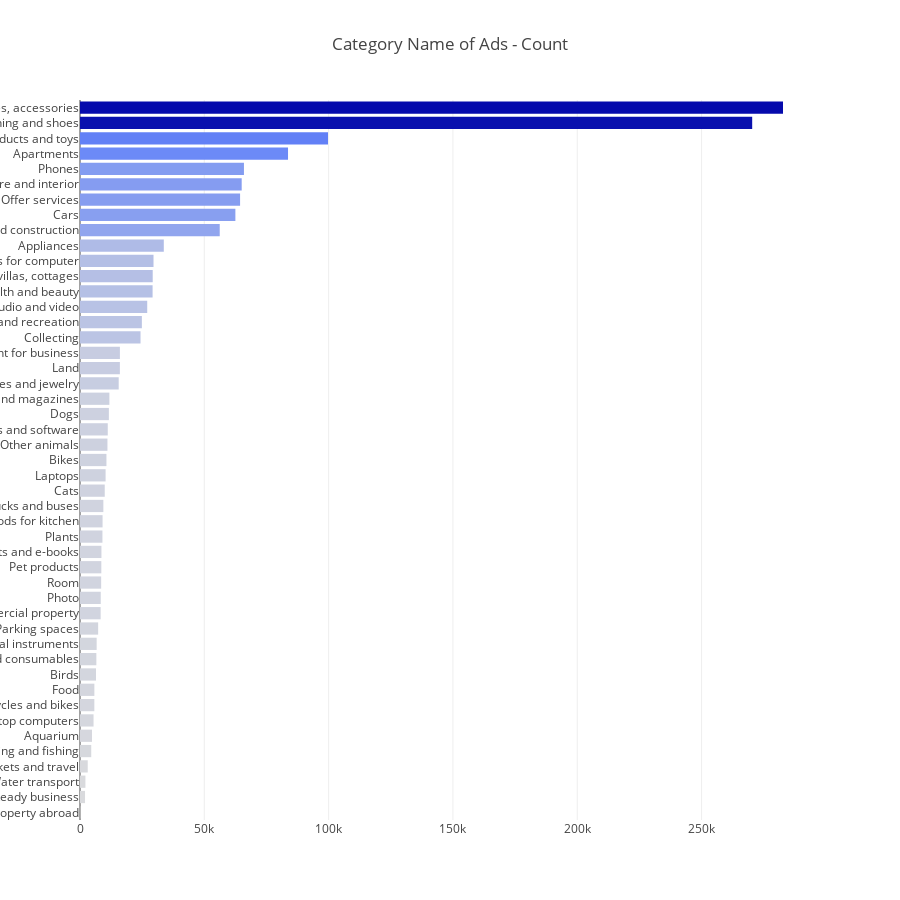

Source (notebook cell):
### Code cell
cnt_srs = train_df['category_name_en'].value_counts()
trace = go.Bar(
    y=cnt_srs.index[::-1],
    x=cnt_srs.values[::-1],
    orientation = 'h',
    marker=dict(
        color=cnt_srs.values[::-1],
        colorscale = 'Blues',
        reversescale = True
    ),
)

layout = dict(
    title='Category Name of Ads - Count',
    height=900
    )
data = [trace]
fig = go.Figure(data=data, layout=layout)
py.iplot(fig, filename="category name")

### Figure 1 — Plotly figure (JSON) as saved in the notebook; plotly's stock layout.template omitted (floating-point values rounded to 4 significant figures)
{"data": [{"type": "bar", "y": ["Property abroad", "Ready business", "Water transport", "Tickets and travel", "Hunting and fishing", "Aquarium", "Desktop computers", "Motorcycles and bikes", "Food", "Birds", "Office equipment and consumables", "Musical instruments", "Garages and Parking spaces", "Commercial property", "Photo", "Room", "Pet products", "Tablets and e-books", "Plants", "Tableware and goods for kitchen", "Trucks and buses", "Cats", "Laptops", "Bikes", "Other animals", "Games, consoles and software", "Dogs", "Books and magazines", "Watches and jewelry", "Land", "Equipment for business", "Collecting", "Sports and recreation", "Audio and video", "Health and beauty", "Houses, villas, cottages", "Products for computer", "Appliances", "Repair and construction", "Cars", "Offer services", "Furniture and interior", "Phones", "Apartments", "Children's products and toys", "Children's clothing and shoes", "Clothing, shoes, accessories"], "x": [117, 2028, 2180, 3108, 4524, 4840, 5450, 5771, 5781, 6447, 6580, 6695, 7304, 8305, 8345, 8512, 8580, 8624, 9025, 9076, 9394, 9951, 10297, 10638, 11040, 11167, 11612, 11819, 15566, 16038, 16047, 24346, 24881, 27036, 29198, 29244, 29565, 33705, 56201, 62494, 64385, 65035, 65944, 83670, 99747, 270359, 282753], "orientation": "h", "marker": {"color": [117, 2028, 2180, 3108, 4524, 4840, 5450, 5771, 5781, 6447, 6580, 6695, 7304, 8305, 8345, 8512, 8580, 8624, 9025, 9076, 9394, 9951, 10297, 10638, 11040, 11167, 11612, 11819, 15566, 16038, 16047, 24346, 24881, 27036, 29198, 29244, 29565, 33705, 56201, 62494, 64385, 65035, 65944, 83670, 99747, 270359, 282753], "colorscale": "Blues", "reversescale": true}}], "layout": {"title": "Category Name of Ads - Count", "height": 900}}
